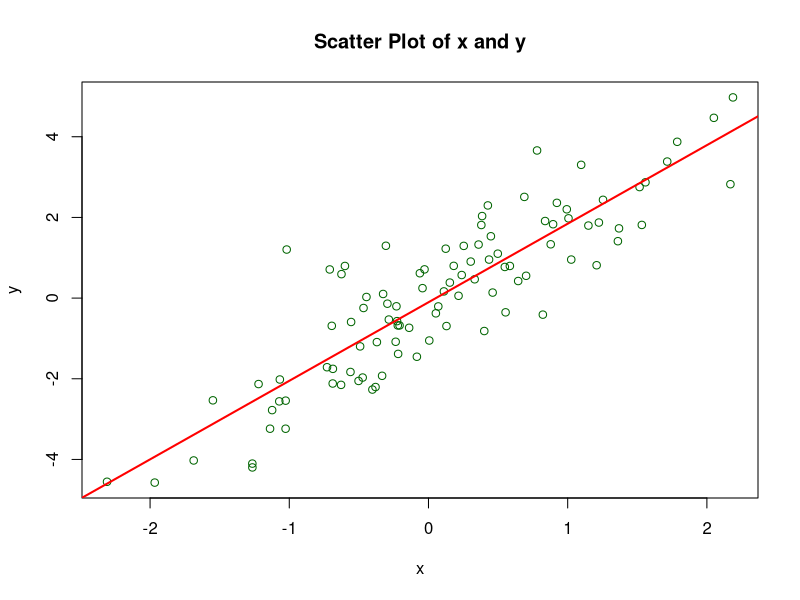

Recreate this plot in R.
## ---- chunk 1
knitr::opts_chunk$set(echo = TRUE)
## ---- chunk 2
x <- c(1, 2, 3, 4, 5)
y <- c(5, 4, 3, 2, 1)
sum(x * y)
## ---- chunk 3
t(x) %*% y
## ---- chunk 4

set.seed(123)
x <- rnorm(100)
y <- 2*x + rnorm(100)
## ---- chunk 5

cor(x, y)

plot(x, y, main="Scatter Plot of x and y", col="darkgreen")

model <- lm(y ~ x)
abline(model, col="red", lwd=2)
